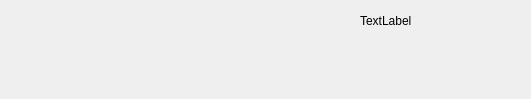
<?xml version="1.0" encoding="UTF-8"?>
<ui version="4.0">
 <class>ChatBuddy</class>
 <widget class="QWidget" name="ChatBuddy">
  <property name="geometry">
   <rect>
    <x>0</x>
    <y>0</y>
    <width>531</width>
    <height>99</height>
   </rect>
  </property>
  <property name="windowTitle">
   <string>Form</string>
  </property>
  <widget class="QLabel" name="label_name">
   <property name="geometry">
    <rect>
     <x>360</x>
     <y>10</y>
     <width>161</width>
     <height>21</height>
    </rect>
   </property>
   <property name="styleSheet">
    <string notr="true">font: 9pt &quot;微软雅黑&quot;;</string>
   </property>
   <property name="text">
    <string>TextLabel</string>
   </property>
  </widget>
  <widget class="QLabel" name="label_message">
   <property name="geometry">
    <rect>
     <x>250</x>
     <y>40</y>
     <width>250</width>
     <height>51</height>
    </rect>
   </property>
   <property name="sizePolicy">
    <sizepolicy hsizetype="Fixed" vsizetype="Preferred">
     <horstretch>0</horstretch>
     <verstretch>0</verstretch>
    </sizepolicy>
   </property>
   <property name="minimumSize">
    <size>
     <width>250</width>
     <height>0</height>
    </size>
   </property>
   <property name="maximumSize">
    <size>
     <width>250</width>
     <height>16777215</height>
    </size>
   </property>
   <property name="styleSheet">
    <string notr="true">font: 75 10pt &quot;微软雅黑&quot;;</string>
   </property>
   <property name="text">
    <string/>
   </property>
   <property name="alignment">
    <set>Qt::AlignRight|Qt::AlignTop|Qt::AlignTrailing</set>
   </property>
   <property name="wordWrap">
    <bool>true</bool>
   </property>
  </widget>
 </widget>
 <resources/>
 <connections/>
</ui>
